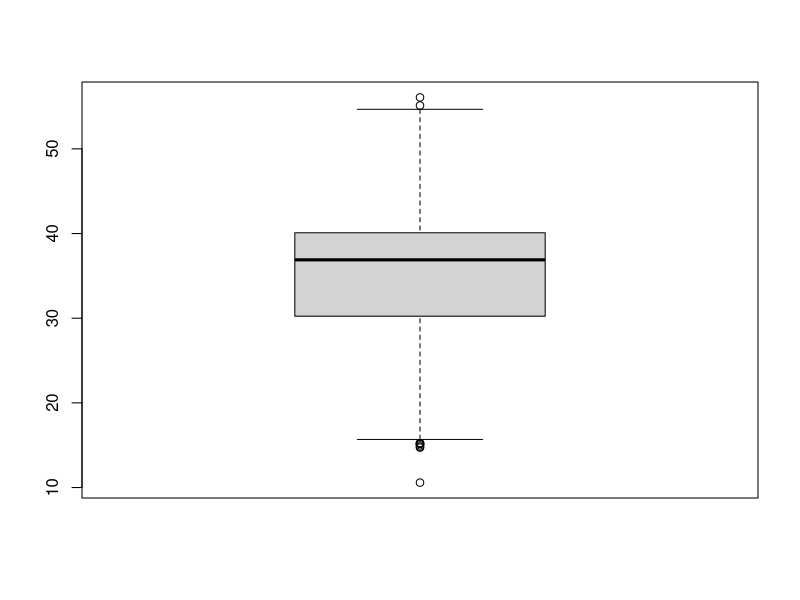
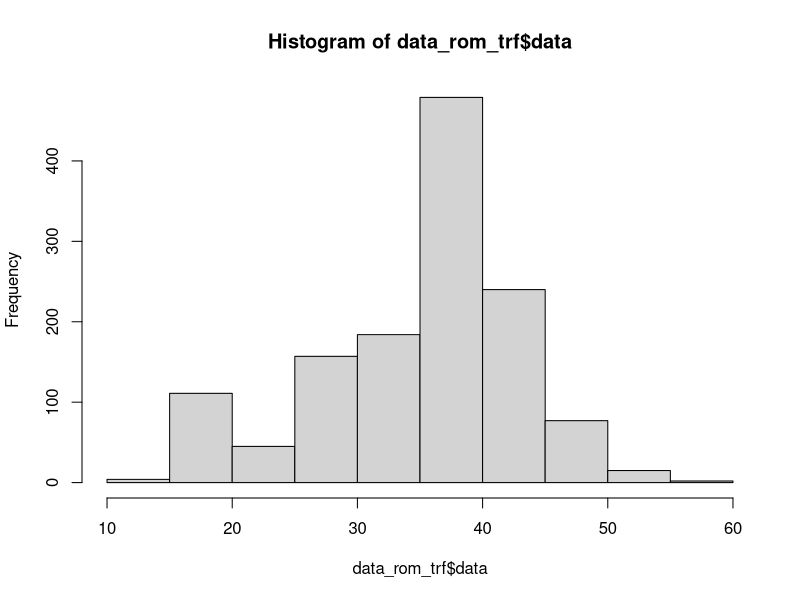
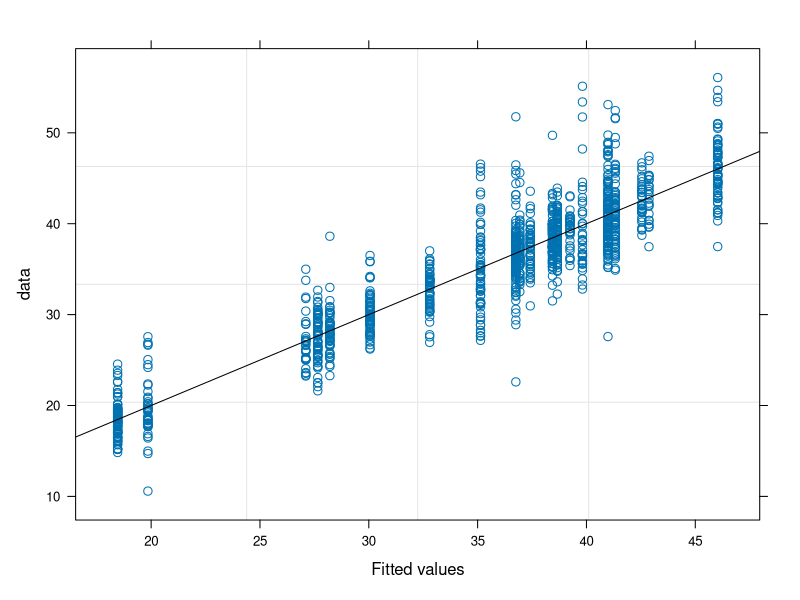
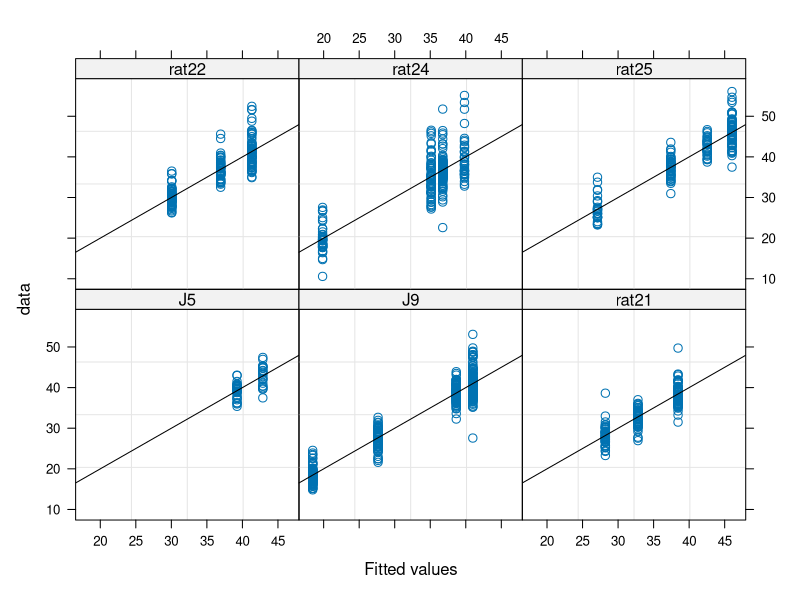
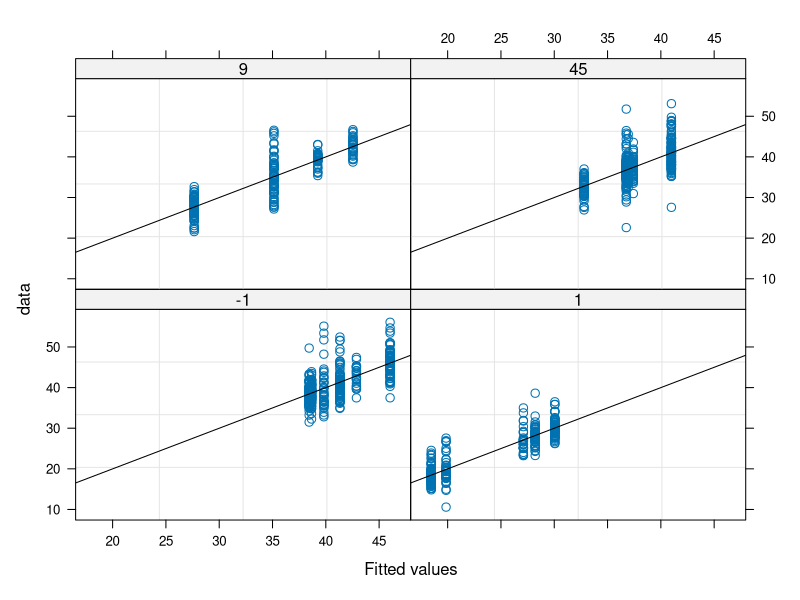
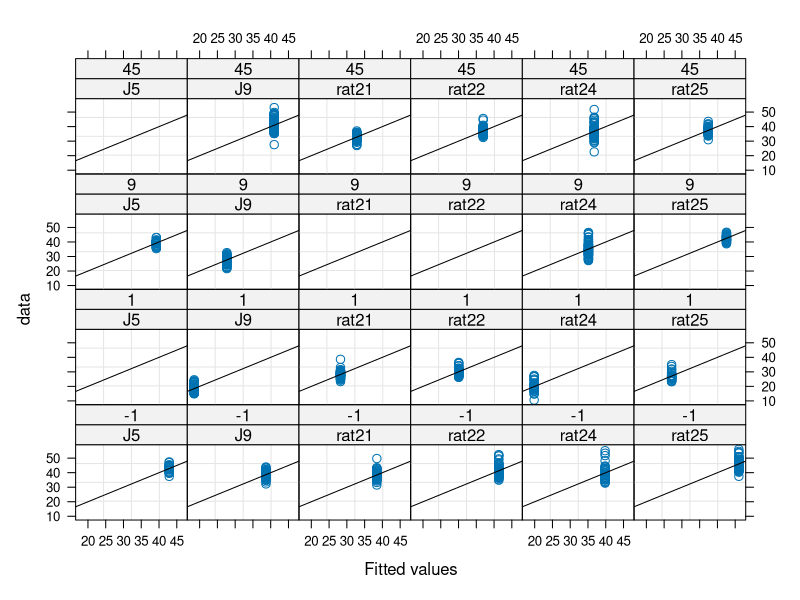
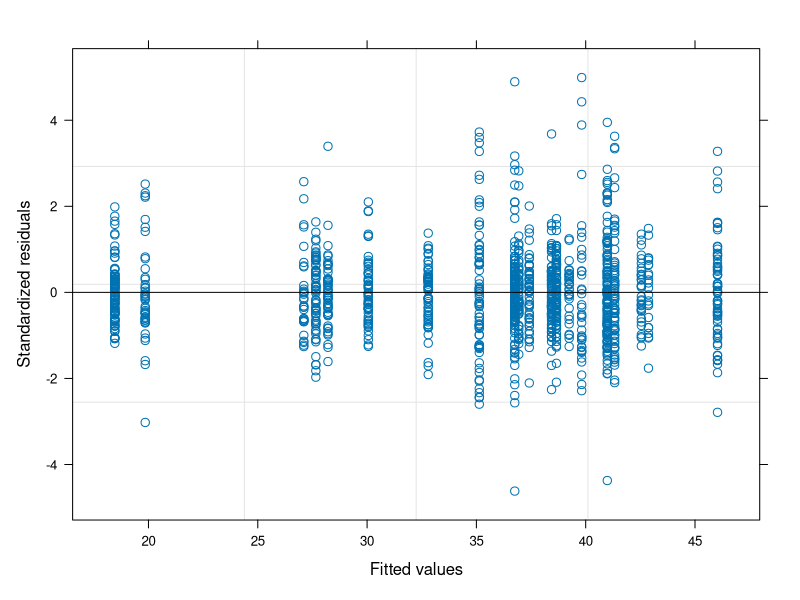
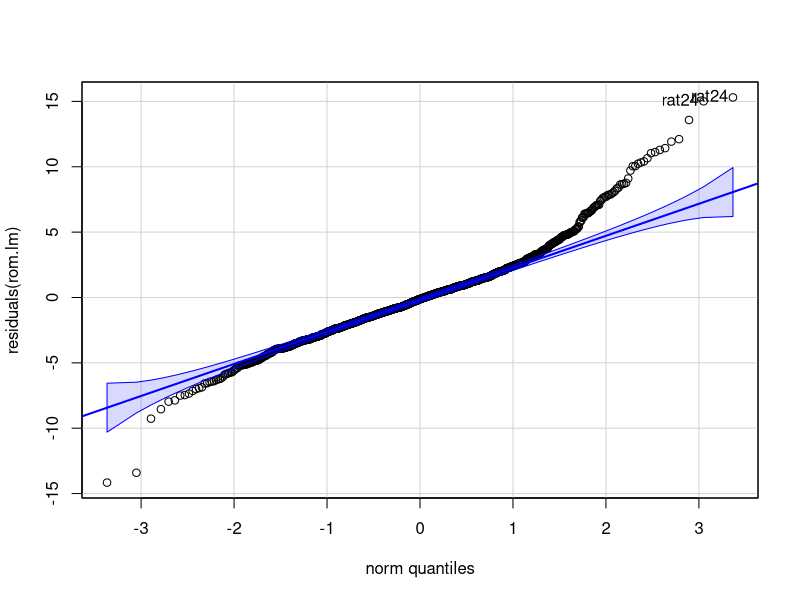

Recreate these plots in R, in order.
require(nlme)
require(graphics)
require(car)
require(MASS)

library(multcomp)

setwd("./")

# empty environment
rm(list=ls())

# load data
data_all = read.csv("./rom.csv")

####################################################################################

# desired joints
desJointsName <- "knee"
desJoints     <- as.factor(desJointsName);

# desired days
desDays     <- as.factor(c("-1","1","9","45"));

# desired subjects
desRatID <- as.factor(c("rat21","rat22","rat24","rat25","J5","J9"))

# extract data
data_rom <- data_all[data_all$ratID %in% desRatID & data_all$joint %in% desJoints & data_all$des_days %in% desDays,]

data_rom$ratID    <- factor(data_rom$ratID)
data_rom$joint    <- factor(data_rom$joint)
data_rom$des_days <- as.factor(data_rom$des_days)

# Data transformation
data_rom_trf      <- data_rom

boxplot(data_rom_trf$data)
hist(data_rom_trf$data,breaks=10)

############################### Fit model ##########################################

lCtr <- lmeControl(maxIter = 5000, niterEM = 500, msMaxIter=1000, msMaxEval=1000, msVerbose = FALSE, opt = 'optim')

# Days (and intercept) as a random variable (to account for the variability cross subjects)
rom.lm_nonNest_r  <- lme(data ~ des_days, random = ~des_days|ratID, data=data_rom_trf, na.action=na.omit, method = "ML", control=lCtr)

rom.lm <- rom.lm_nonNest_r
summary(rom.lm)

############################ assumptions ############################

#### Fitted values

plot(rom.lm, data~fitted(.), abline = c(0,1)) 
plot(rom.lm, data~fitted(.)|ratID, abline = c(0,1))
plot(rom.lm, data~fitted(.)|des_days, abline = c(0,1))
plot(rom.lm, data~fitted(.)|ratID*des_days, abline = c(0,1))


#### Residuals (should have constant variance and be normally distributed)

plot(rom.lm)                       # Residuals (should have constant variance)
qqp(residuals(rom.lm),"norm")      # Residuals (should be normally distributed)

boxplot(residuals(rom.lm))

myx <- seq(min(residuals(rom.lm)), max(residuals(rom.lm)), length.out= 100)
myhist <- hist(residuals(rom.lm),breaks=20)
multiplier <- myhist$counts / myhist$density

varMean <- rom.lm$sigma * mean(fitted(rom.lm)) ^ (2*rom.lm$modelStruct$varStruct)
normal <- dnorm(x = myx, mean = 0, sd = sqrt(varMean))

normal <- dnorm(x = myx, mean = 0, sd = rom.lm$sigma)

lines(myx, normal* multiplier[1], col = "blue", lwd = 2)

shapiro.test(residuals(rom.lm))


#### Random effects (should be normally distributed)

randBase <- ranef(rom.lm)

randEff <- randBase$`(Intercept)`
qqp( randEff )                         # Random effects (should be notmally distributed)

myx <- seq(min(randEff), max(randEff), length.out= 100)
myhist <- hist(randEff)
multiplier <- myhist$counts / myhist$density
normal <- dnorm(x = myx, mean = 0, sd = as.numeric(VarCorr(rom.lm)[1,2]) )
lines(myx, normal*multiplier[1], col = "blue", lwd = 2)

shapiro.test(randEff)

randEff <- randBase$des_days1
qqp( randEff )  

randEff <- randBase$des_days9
qqp( randEff )  

randEff <- randBase$des_days45
qqp( randEff )  

#############################################################################
################################ PREDICTIONS ################################
#############################################################################

# unique values of the factors
pred <- expand.grid(joint=unique(data_rom$joint),des_days=unique(data_rom$des_days))

# polulation level (level=0) predictions
y=predict(rom.lm, level=0, newdata=pred)
pred$pred_val = y

pred <- pred[order(pred$joint, pred$des_days),]

############ Compute menas ############
# remove non-used columns and NaN
dat_rom.small <- data_rom_trf[,c("ratID","joint","des_days","data")]
dat_rom.small <- dat_rom.small[!is.na(dat_rom.small$data),]

# mean over gait cycle and rats
data_rom.mean <- aggregate(dat_rom.small$data, by = list(dat_rom.small$joint, dat_rom.small$des_days), FUN = 'mean')
colnames(data_rom.mean) <- c("joint","des_days","data_mean")

data_rom.mean <- data_rom.mean[order(data_rom.mean$joint, data_rom.mean$des_days),]

pred$data_mean = data_rom.mean$data_mean
pred$diff      = pred$pred_val - pred$data_mean
pred$diff_perc = pred$diff/pred$data_mean*100

# mean over gait cycles for each rat
data_rom.meanSbj <- aggregate(dat_rom.small$data, by = list(dat_rom.small$ratID,dat_rom.small$joint, dat_rom.small$des_days), FUN = 'mean')
colnames(data_rom.meanSbj) <- c("ratID","joint","des_days","data_mean")

# Mean of the means
data_rom.meanSbjAll <- aggregate(data_rom.meanSbj$data_mean, by = list(data_rom.meanSbj$joint, data_rom.meanSbj$des_days), FUN = 'mean')
colnames(data_rom.meanSbjAll) <- c("joint","des_days","data_mean")

pred$data_mean2 = data_rom.meanSbjAll$data_mean

pred$diff2      = pred$pred_val - pred$data_mean2
pred$diff_perc2 = pred$diff2/pred$data_mean*100

###############################################################################
############################# PREDICTIONS SUBJECTS ############################
###############################################################################

# unique values of the factors
pred.sbj <- expand.grid(ratID=unique(data_rom$ratID), joint=unique(data_rom$joint), des_days=unique(data_rom$des_days))

# polulation level (level=0) predictions
y=predict(rom.lm, level=1, newdata=pred.sbj)
pred.sbj$pred_val = y

pred.sbj <- pred.sbj[order(pred.sbj$ratID, pred.sbj$joint, pred.sbj$des_days),]

############ Compute menas ############
# remove non-used columns and NaN
dat_rom.small <- data_rom_trf[,c("ratID","joint","des_days","data")]
dat_rom.small <- dat_rom.small[!is.na(dat_rom.small$data),]

# mean over gait cycles
data_rom.mean <- aggregate(dat_rom.small$data, by = list(dat_rom.small$ratID,dat_rom.small$joint, dat_rom.small$des_days), FUN = 'mean')
colnames(data_rom.mean) <- c("ratID","joint","des_days","data_mean")

data_rom.mean <- data_rom.mean[order(data_rom.mean$ratID, data_rom.mean$joint, data_rom.mean$des_days),]

pred.sbj$data_mean <- NA
for(i in 1:dim(pred.sbj)[1]){
  for(j in 1:dim(data_rom.mean)[1]){
    if( all(pred.sbj[i,1:3]==data_rom.mean[j,1:3]) ){
      pred.sbj[i,]$data_mean<-data_rom.mean[j,]$data_mean
    }
  }
}
pred.sbj$data_mean <- as.numeric(pred.sbj$data_mean)

pred.sbj$diff      = pred.sbj$pred_val - pred.sbj$data_mean
pred.sbj$diff_perc = pred.sbj$diff/pred.sbj$data_mean*100


############################ Post-hoc (time as factor) ############################

ph_conditional <- c("des_days1  = 0",
                    "des_days9  = 0",
                    "des_days45 = 0");

rom.ph <- glht(rom.lm, linfct = ph_conditional);
summary(rom.ph, test=adjusted("bonferroni"))

# RESULTS:

# - day1 significantly different than day-1  (p < 0.001)
# - day9 significantly different than day-1  (p < 0.001)
# - day45 significantly different than day-1 (p = 0.00859)
